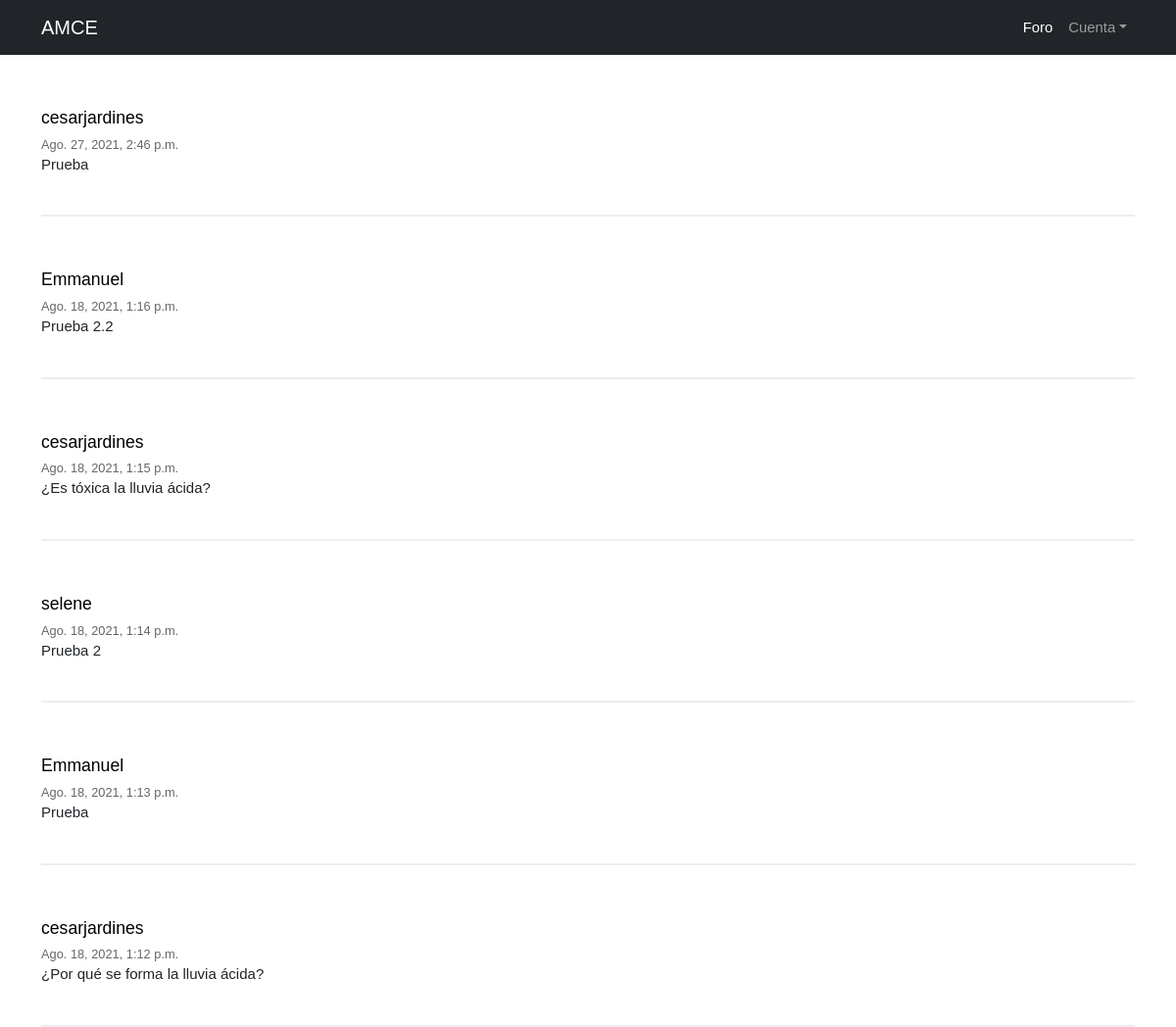
/feed/, run on the app's committed database.
### AMCE/models.py (models this page shows, shortened)
class Post(models.Model):
	user = models.ForeignKey(User, on_delete=models.CASCADE, related_name='post')
	timestamp = models.DateTimeField(default = timezone.now)
	content = models.TextField()
	class Meta:
		ordering = ['-timestamp']

### AMCE/views.py (the view)
# urls.py: path('feed/', views.feed, name = 'feed'),
def feed(request):
	posts = Post.objects.all();
	context = {'post':posts}
	return render(request, 'AMCE/feed.html', context)

### AMCE/templates/AMCE/feed.html (shortened to what this page needs)
{% extends 'AMCE/MG1.html'%}
	{% block content %}
{% for post in post %}
<article>
	<div class="container-article">
		<div>
			<h2 class="username"><a href="{% url 'AMCE:profile' post.user.username%}">{{post.user.username}}</a></h2>
			<time data-time="#">{{post.timestamp}}</time>
			<div class="post">{{post.content}}</div>
		</div>
	</div>
</article>
{% endfor %}
{% endblock%}

### AMCE/templates/AMCE/MG1.html (shortened to what this page needs)
 {% load static %}
<!DOCTYPE html>
<html lang="es">
    <head>
        <link href="{% static 'css/MG1.css'%}" rel="stylesheet" />
        <link rel="stylesheet" type="text/css" href="{% static 'css/normalize.css'%}">
        <link rel="stylesheet" type="text/css" href="{% static 'css/feedStyle.css'%}">
        <link rel="stylesheet" type="text/css" href="{% static 'css/popAlert.css'%}">
    </head>
    <body>
        <nav class="navbar navbar-expand-lg navbar-dark bg-dark">
            <div class="container">
                <a class="navbar-brand" href="{% url 'AMCE:index' %}">AMCE</a>
                <div class="collapse navbar-collapse" id="navbarSupportedContent">
                    <ul class="navbar-nav ms-auto mb-2 mb-lg-0">
                        <li class="nav-item"><a class="nav-link active" aria-current="page" href="#">Foro</a></li>
                        <li class="nav-item dropdown">
                            <a class="nav-link dropdown-toggle" id="navbarDropdown" href="#" role="button" data-bs-toggle="dropdown" aria-expanded="false">Cuenta</a>
                        </li>
                    </ul>
                </div>
            </div>
        </nav>
        {% block content %}
        {% endblock content %}
    </body>
</html>

### static/css/feedStyle.css (style rules this page uses)
body { background: #FFFFFF; font-size: 62.5%; font-family: 'Varela Round', Helvetica, Arial, serif; }
a { font-size: .93rem; text-decoration: none; color: black; }
article { width: 93%; margin: auto; padding: 40px 0; border-bottom: 2px solid #ECEEEF; }
.username { margin-bottom: .2rem; }
.username a { font-size: 1.1rem; }
.container-article { display: flex; }
time { font-size: .8rem; opacity: .7; }
.post { font-size: .94rem; }

### data on the page
Post: user.username "cesarjardines", timestamp "Ago. 27, 2021, 2:46 p.m.", content "Prueba"
Post: user.username "Emmanuel", timestamp "Ago. 18, 2021, 1:16 p.m.", content "Prueba 2.2"
Post: user.username "cesarjardines", timestamp "Ago. 18, 2021, 1:15 p.m.", content "¿Es tóxica la lluvia ácida?"
Post: user.username "selene", timestamp "Ago. 18, 2021, 1:14 p.m.", content "Prueba 2"
Post: user.username "Emmanuel", timestamp "Ago. 18, 2021, 1:13 p.m.", content "Prueba"
Post: user.username "cesarjardines", timestamp "Ago. 18, 2021, 1:12 p.m.", content "¿Por qué se forma la lluvia ácida?"
